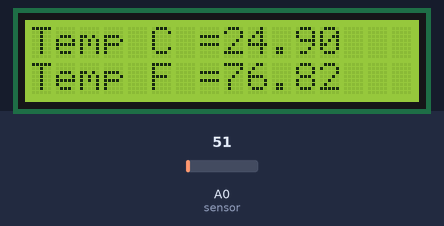
Recording of a sketch running on a simulated Arduino Uno, built with avr-gcc and run on an emulated ATmega328P. On the bench: 16×2 character LCD. The test bench sets the inputs (shaded band); at power-on: A0 (sensor) = 51.

Above: at 1.2 s.
1.3 s: A0 (sensor) set to 61
At 6.0 s:
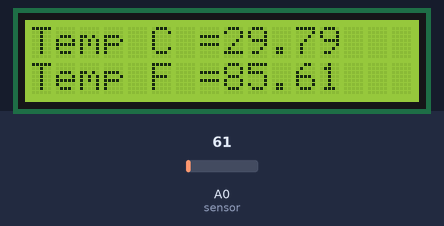
7.3 s: A0 (sensor) set to 71
At 11.4 s:
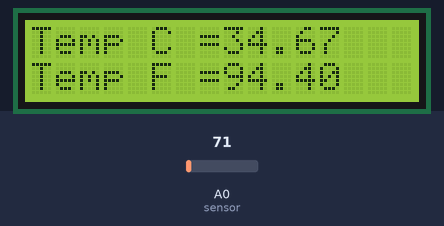
13.3 s: A0 (sensor) set to 86
At 15.7 s:
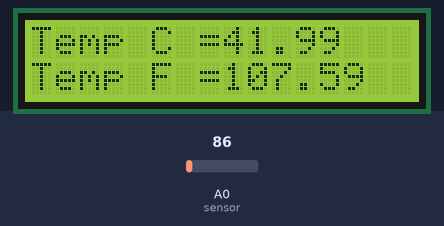
Timing chart, 0 to 17.2 s (numbered marks = the images above; inputs shaded):
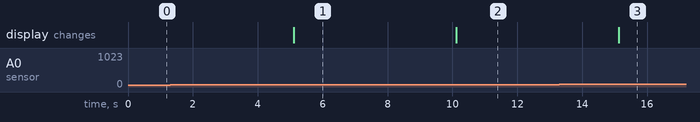

Measured:
- after the input at 1.3 s, the display: changes after 3.8 s (image 1)
- after the input at 7.3 s, the display: changes after 2.8 s (image 2)
- after the input at 13.3 s, the display: changes after 1.8 s (image 3)

The sketch:

LM35_and_LCD.ino
```cpp
//load libraries
#include <Wire.h>
#include <LCD.h>
#include <LiquidCrystal_I2C.h>

//Define variables for the LCD

#define I2C_ADDR          0x27        //Define I2C Address where the PCF8574A is
#define BACKLIGHT_PIN      3
#define En_pin             2
#define Rw_pin             1
#define Rs_pin             0
#define D4_pin             4
#define D5_pin             5
#define D6_pin             6
#define D7_pin             7

//define variables for the LM35 temperature sensor

float temp;        //Define the temp float variable
float tempf;       //Define the Fahrenheit float variable
int sensor = 0;     // sensor middle pin on analog pin 0

//Initialise the LCD
LiquidCrystal_I2C      lcd(I2C_ADDR, En_pin,Rw_pin,Rs_pin,D4_pin,D5_pin,D6_pin,D7_pin);

void setup()
 {
    //Define the LCD as 16 column by 2 rows
    lcd.begin (16,2);

    //Switch on the backlight
    lcd.setBacklightPin(BACKLIGHT_PIN,POSITIVE);
    lcd.setBacklight(HIGH);

    //goto first column (column 0) and first line (Line 0)
    lcd.setCursor(0,0);

    //Print at cursor Location
    lcd.print("Temp C = ");

    //goto first column (column 0) and second line (line 1)
    lcd.setCursor(0,1);

    //Print at cursor Location
    lcd.print("Temp F = ");

 }


void loop()
{

  temp = analogRead(sensor);        //assigning the analog output to temp
  temp = temp * 0.48828125;         //converting volts to degrees celsius ----- 0.48828125 = [(5V*1000)/1024]10
  tempf = (temp * 1.8)+32;          //Convering from celsius to Fahrenheit

  lcd.setCursor(8,0);               //move the cursor to position 8 on row 1
  lcd.print(temp);                  //print the temperature in Celsius

  lcd.setCursor(8,1);               //move the cursor to position 8 on row 2
  lcd.print(tempf);                 //print the temperature in Fahrenheit

  //wait 5 seconds
  delay(5000);
}
```
